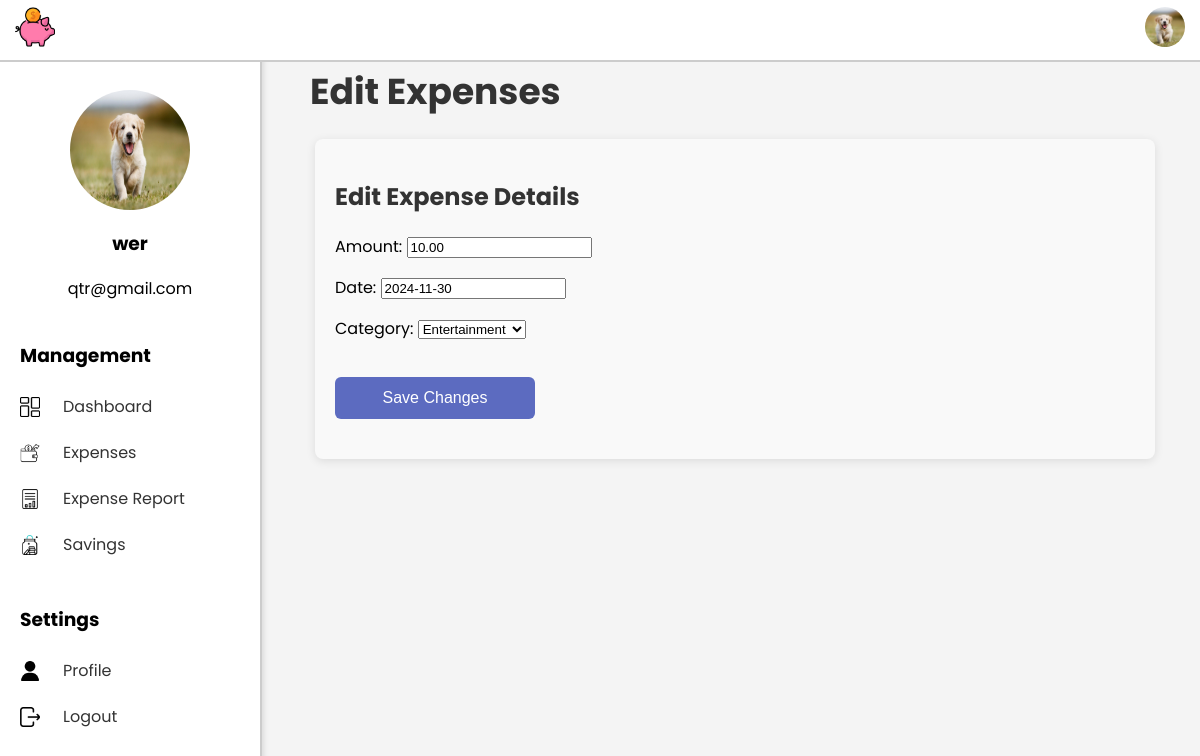
Screenshot of /edit_expense/79/ (signed in) with the database file from the repository.
### ExpenseSystem/models.py (models this page shows, shortened)
class Profile(models.Model):
    user = models.OneToOneField(User, on_delete=models.CASCADE)
    profile_picture = models.ImageField(upload_to='profile_pictures/', default='default_profile.png')

class Expense(models.Model):
    amount = models.DecimalField(max_digits=10, decimal_places=2)
    date = models.DateField()
    category = models.ForeignKey(Category, on_delete=models.CASCADE)
    user = models.ForeignKey(User, on_delete=models.CASCADE)
    description = models.TextField(null=True, blank=True)  # Add the description field

### ExpenseSystem/views.py (the view)
# urls.py: path('edit_expense/<int:id>/', views.edit_expense, name='edit_expense'),
@login_required
def edit_expense(request, id):
    expense = get_object_or_404(Expense, id=id, user=request.user)  # Ensure the user owns the expense
    categories = Category.objects.all()
    if request.method == 'POST':
        form = ExpenseForm(request.POST, instance=expense)
        if form.is_valid():
            form.save()
            messages.success(request, 'Expense updated successfully!')
            return redirect('manage_expense')  # Redirect back to the manage_expenses page
    else:
        form = ExpenseForm(instance=expense)
    return render(request, 'edit_expense.html', {'form': form, 'expense': expense, 'categories': categories})

### ExpenseSystem/forms.py
class ExpenseForm(forms.ModelForm):
    class Meta:
        model = Expense
        fields = ['amount', 'date', 'category']  # Include description here

### ExpenseSystem/models.py (called while the page is built)
    def __str__(self):
        return self.name

### ExpenseSystem/templates/edit_expense.html (shortened to what this page needs)
<!DOCTYPE html>
<html lang="en">
<head>
    {% load static %}
    <link rel="stylesheet" href="{% static 'editexpense.css' %}">
</head>
<body>
    {% include 'navbar.html' %}
    {% include 'sidebar.html' %}
    <div class="main-dashboard">
        <div class="header">
            <h1>Edit Expenses</h1>
        </div>
        <div class="expense-edit-form background-box">
            <h2>Edit Expense Details</h2>
            <form method="POST" action="{% url 'edit_expense' expense.id %}">
                {{ form.as_p }}
                <div class="form-group">
                    <button type="submit" class="btn btn-submit">Save Changes</button>
                </div>
            </form>
        </div>
    </div>
</body>
</html>

### ExpenseSystem/templates/navbar.html (shortened to what this page needs)
{% load static %}
<nav class="navbar">
    <link rel="stylesheet" href="{% static 'navbar.css' %}">
    <div class="navbar-logo">
        <img src="{% static 'piggy-bank.png' %}" alt="Logo" class="logo">
    </div>
    <div class="profile-dropdown">
        <img id="profile-dropdown"
             src="{% if user.profile.profile_picture %}{{ user.profile.profile_picture.url }}{% else %}{% static 'default_profile.png' %}{% endif %}"
             alt="Profile Picture" class="profile-dropdown-img">
    </div>
</nav>

### ExpenseSystem/templates/sidebar.html (shortened to what this page needs)
{% load static %}
<div class="sidebar">
    <div class="profile-section">
        <link rel="stylesheet" href="{% static 'sidebar.css' %}">
        <img id="sidebar_profile_picture"
     src="{% if user.profile.profile_picture %}{{ user.profile.profile_picture.url }}{% else %}{% static 'default_profile.png' %}{% endif %}"
     alt="Profile Picture" class="sidebar-profile-picture">
        <h3>{{ user.username }}</h3>
        <p>{{ user.email }}</p>
    </div>
    <div class="management-section">
        <h3>Management</h3>
        <ul>
            <li class="{% if request.resolver_match.url_name == 'dashboard' %}active{% endif %}">
                <img src="{% static 'dashboard.png' %}" alt="Dashboard Icon" class="sidebar-icon">
                <a href="{% url 'dashboard' %}">Dashboard</a>
            </li>
            <li class="{% if request.resolver_match.url_name == 'add_expense' %}active{% endif %}">
                <img src="{% static 'expenses.png' %}" alt="Add Expenses Icon" class="sidebar-icon">
                <a href="{% url 'add_expense' %}">Expenses</a>
            </li>
            <li class="{% if request.resolver_match.url_name == 'expense_report' %}active{% endif %}">
                <img src="{% static 'add_report.png' %}" alt="Expense Report Icon" class="sidebar-icon">
                <a href="{% url 'expense_report' %}">Expense Report</a>
            </li>
            <li class="{% if request.resolver_match.url_name == 'savings_dashboard' %}active{% endif %}">
                <img src="{% static 'add_savings.png' %}" alt="Savings Icon" class="sidebar-icon">
                <a href="{% url 'savings_dashboard' %}">Savings</a>
            </li>
        </ul>
    </div>
    <div class="settings-section">
        <h3>Settings</h3>
        <ul>
            <li class="{% if request.resolver_match.url_name == 'user_profile' %}active{% endif %}">
                <img src="{% static 'user.png' %}" alt="User Icon" class="sidebar-icon">
                <a href="{% url 'user_profile' %}">Profile</a>
            </li>
            <li><img src="{% static 'exit.png' %}" alt="Logout Icon" class="sidebar-icon">
                <a href="{% url 'logout' %}" class="btn btn-secondary">Logout</a></li>
        </ul>
    </div>
</div>

### ExpenseSystem/static/editexpense.css (style rules this page uses)
body { font-family: 'Poppins', sans-serif; background-color: #f4f4f4; margin: 0; padding: 0; }
.main-dashboard { margin-left: 270px; padding: 40px; }
.header h1 { font-size: 36px; color: #333; margin-bottom: 20px; }
.expense-edit-form { background-color: #fff; border-radius: 8px; padding: 30px; box-shadow: 0 2px 10px rgba(0, 0, 0, 0.1); width: 100%; max-width: 800px; margin: 0 auto; }
.expense-edit-form h2 { font-size: 24px; margin-bottom: 20px; color: #333; }
.form-group { margin-bottom: 20px; }
.btn-submit { background-color: #5c6bc0; color: white; padding: 12px 20px; border: none; border-radius: 6px; font-size: 16px; cursor: pointer; transition: background-color 0.3s ease; width: 100%; max-width: 200px; margin-top: 20px; }
.background-box { background-color: #f9f9f9; padding: 20px; border-radius: 8px; }

### ExpenseSystem/static/navbar.css (style rules this page uses)
.navbar { display: flex; justify-content: space-between; align-items: center; background-color: #ffff; padding: 5px 15px; color: white; position: fixed; top: 0; left: 0; right: 0; z-index: 1000; height: 50px; border-bottom: 2px solid #ccc; }
.navbar-logo img { height: 40px; }
.profile-dropdown { position: relative; margin-left: auto; align-self: center; }
.profile-dropdown-img { width: 40px; height: 40px; border-radius: 50%; object-fit: cover; cursor: pointer; transition: transform 0.3s ease; }

### ExpenseSystem/static/sidebar.css (style rules this page uses)
.sidebar { position: fixed; top: 50px; left: 0; height: calc(100% - 50px); background-color: #ffffff; width: 220px; box-shadow: 2px 0 5px rgba(0, 0, 0, 0.1); padding: 20px; border-right: 2px solid #ccc; }
.profile-section { text-align: center; margin-top: 20px; }
.profile-section img { border-radius: 50%; width: 120px; height: 120px; display: block; margin: 0 auto; }
.management-section, .settings-section { margin-top: 40px; }
.management-section h3, .settings-section h3 { margin-bottom: 10px; }
.management-section ul, .settings-section ul { list-style-type: none; padding: 0; }
.management-section li, .settings-section li { display: flex; align-items: center; margin: 5px 0; }
.sidebar-icon { width: 20px; height: 20px; margin-right: 15px; margin-top: 5px; margin-bottom: 5px; vertical-align: middle; }
.management-section li a, .settings-section li a { text-decoration: none; color: #333; padding: 8px; display: block; }

### rows the page displays
Expense: amount "10.00", date "2024-11-30", category "Entertainment"

### other values shown
{{ user.username }} "wer"
{{ user.email }} "qtr@gmail.com"
